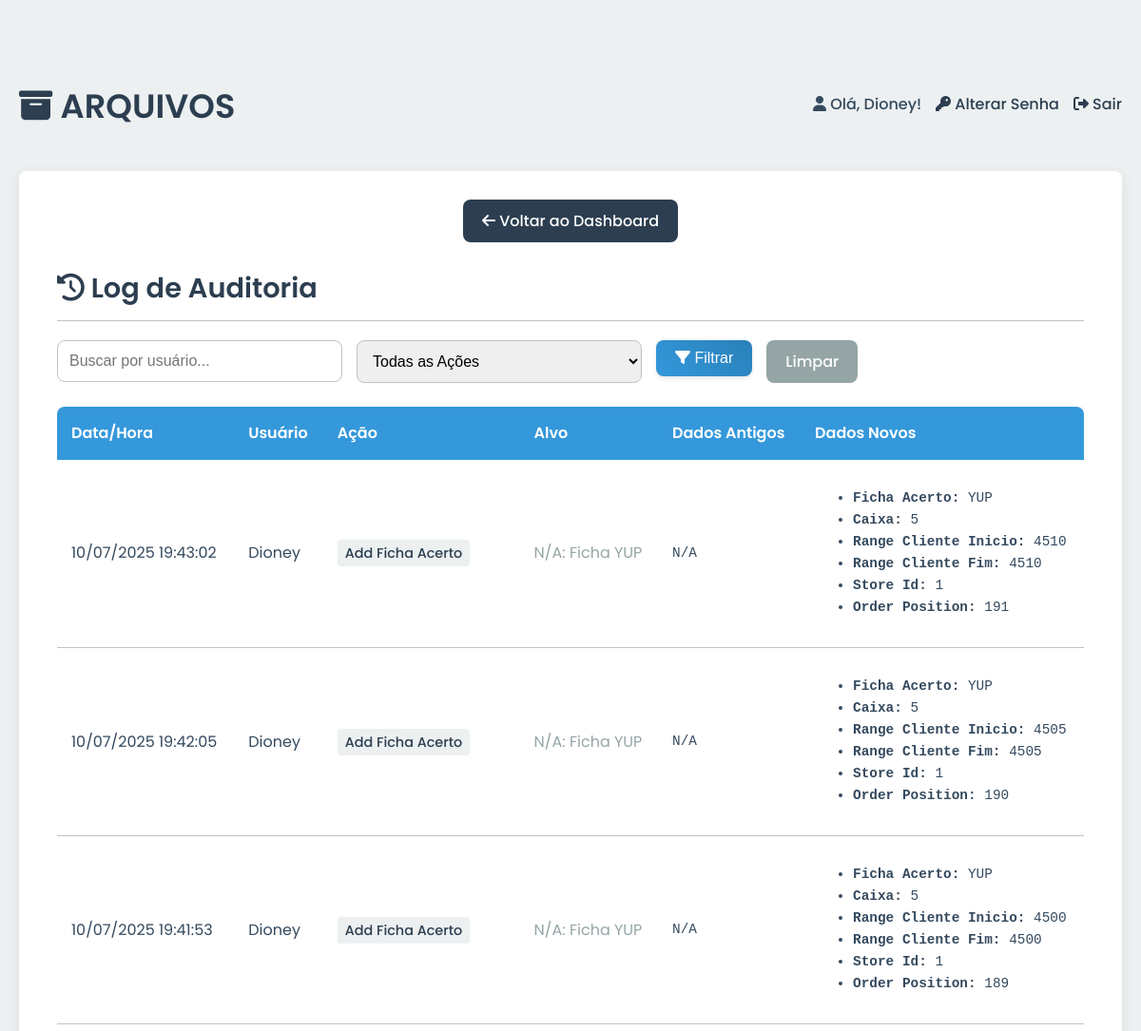
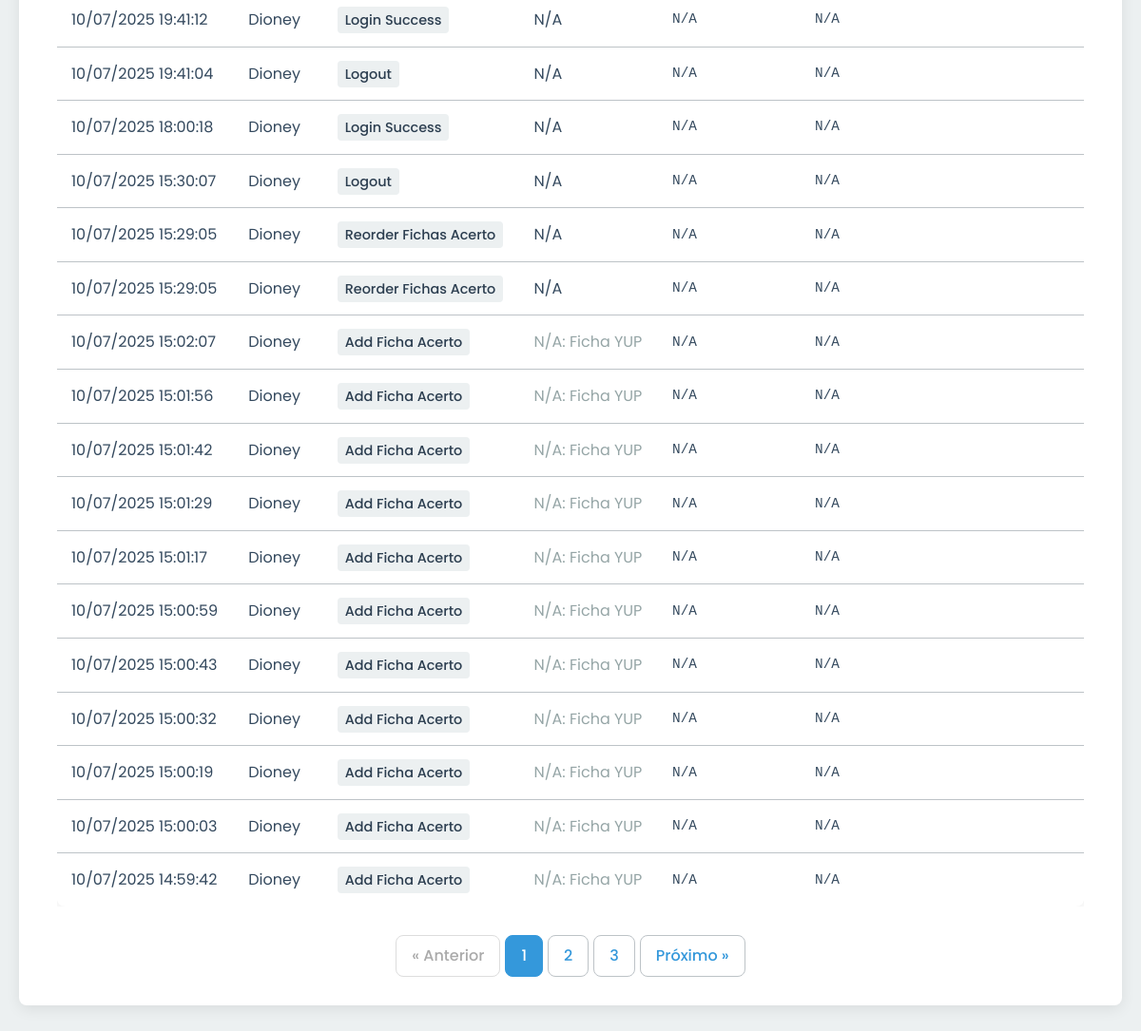
Screenshot of /super_admin/audit_log (signed in) with the database file from the repository (2 pictures, top to bottom).
### tables this page shows
CREATE TABLE audit_log (
            id INTEGER PRIMARY KEY AUTOINCREMENT,
            user_id INTEGER,
            username TEXT,
            action TEXT NOT NULL,
            target_type TEXT,
            target_id INTEGER,
            target_name TEXT,
            timestamp DATETIME DEFAULT CURRENT_TIMESTAMP, dados_antigos TEXT, dados_novos TEXT,
            FOREIGN KEY (user_id) REFERENCES users(id)
        );

### app.py (the view)
@app.route('/super_admin/audit_log')
@login_required
@role_required(['super_admin'])
def audit_log():
    db = get_db()
    page = request.args.get('page', 1, type=int)
    user_search = request.args.get('user_search', '').strip()
    action_filter = request.args.get('action_filter', '')
    base_query = "FROM audit_log WHERE 1=1"
    params = []
    if user_search:
        base_query += " AND username LIKE ?"
        params.append(f"%{user_search}%")
    if action_filter:
        base_query += " AND action = ?"
        params.append(action_filter)
    total_items = db.execute(f"SELECT COUNT(id) {base_query}", params).fetchone()[0]
    total_pages = (total_items + PER_PAGE - 1) // PER_PAGE if total_items > 0 else 1
    offset = (page - 1) * PER_PAGE
    logs = db.execute(f"SELECT * {base_query} ORDER BY timestamp DESC LIMIT ? OFFSET ?", params + [PER_PAGE, offset]).fetchall()
    distinct_actions = db.execute("SELECT DISTINCT action FROM audit_log ORDER BY action").fetchall()
    return render_template('super_admin/audit_log.html',
                           logs=logs,
                           distinct_actions=distinct_actions,
                           current_filters={'user': user_search, 'action': action_filter},
                           page=page,
                           total_pages=total_pages)

### app.py (called while the page is built)
@app.template_filter('datetime')
def format_datetime(value, fmt='%d/%m/%Y %H:%M:%S'):
    if value is None:
        return ""
    try:
        return datetime.strptime(value, '%Y-%m-%d %H:%M:%S.%f').strftime(fmt)
    except ValueError:
        try:
            return datetime.strptime(value, '%Y-%m-%d %H:%M:%S').strftime(fmt)
        except ValueError:
            return value

@app.template_filter('prettyjson')
def pretty_json_filter(value):
    if not value or value == 'null':
        return 'N/A'
    try:
        data = json.loads(value)
        html = "<ul>"
        for key, val in data.items():
            if key != 'password': # Não exibir senhas
                html += f"<li><strong>{key.replace('_', ' ').title()}:</strong> {val}</li>"
        html += "</ul>"
        return html
    except (json.JSONDecodeError, AttributeError):
        return value

def login_required(f):
    @wraps(f)
    def decorated_function(*args, **kwargs):
        if 'logged_in' not in session:
            if is_ajax_request():
                return jsonify({'status': 'error', 'message': 'Sessão expirada. Faça login novamente.'}), 401
            flash('Você precisa fazer login para acessar esta página.', 'danger')
            return redirect(url_for('admin_login'))
        return f(*args, **kwargs)
    return decorated_function

def role_required(allowed_roles):
    def decorator(f):
        @wraps(f)
        def decorated_function(*args, **kwargs):
            if not session.get('logged_in') or session.get('role') not in allowed_roles:
                if is_ajax_request():
                    return jsonify({'status': 'error', 'message': 'Você não tem permissão para esta ação.'}), 403
                log_action('access_denied', target_name=request.path)
                flash('Você não tem permissão para acessar esta página.', 'danger')
                return redirect(url_for('admin_dashboard'))
            return f(*args, **kwargs)
        return decorated_function
    return decorator

### database.py (called while the page is built)
def get_db():
    if 'db' not in g:
        g.db = sqlite3.connect(
            DATABASE
        )
        g.db.row_factory = sqlite3.Row
    return g.db

### templates/super_admin/audit_log.html (shortened to what this page needs)
{% extends "base.html" %}
{% block content %}
<div class="admin-nav">
    <a href="{{ url_for('super_admin_dashboard') }}"><i class="fas fa-arrow-left"></i> Voltar ao Dashboard</a>
</div>
<h2><i class="fas fa-history"></i> Log de Auditoria</h2>
<form method="GET" action="{{ url_for('audit_log') }}" class="form-section filter-form">
    <div class="filter-controls">
        <input type="text" name="user_search" placeholder="Buscar por usuário..." value="{{ current_filters.user }}">
        <select name="action_filter">
            <option value="">Todas as Ações</option>
        </select>
        <button type="submit" class="filter-btn"><i class="fas fa-filter"></i> Filtrar</button>
        <a href="{{ url_for('audit_log') }}" class="clear-btn">Limpar</a>
    </div>
</form>
<div class="table-wrapper">
    <table>
        <thead>
            <tr>
                <th>Data/Hora</th>
                <th>Usuário</th>
                <th>Ação</th>
                <th>Alvo</th>
                <th>Dados Antigos</th>
                <th>Dados Novos</th>
            </tr>
        </thead>
        <tbody>
            {% for log in logs %}
                {% set target_url = None %}
                {% if log.target_type == 'user' and log.target_id %}
                    {% set target_url = url_for('user_edit', user_id=log.target_id) %}
                {% elif log.target_type == 'patrimonio' and log.target_id %}
                    {% set target_url = url_for('patrimonio_edit', item_id=log.target_id) %}
                {% elif log.target_type == 'ficha_acerto' and log.target_id %}
                    {% set target_url = url_for('cobranca_fichas_acerto_edit', item_id=log.target_id) %}
                {% elif log.target_type == 'pagamento' and log.target_id %}
                    {% set target_url = url_for('contas_a_pagar_pagamentos_edit', item_id=log.target_id) %}
                {% elif log.target_type == 'documento_diverso' and log.target_id %}
                    {% set target_url = url_for('contas_a_pagar_diversos_edit', item_id=log.target_id) %}
                {% endif %}
                <tr>
                    <td>{{ log.timestamp | datetime }}</td>
                    <td>{{ log.username or 'Sistema' }}</td>
                    <td><span class="action-tag">{{ log.action | replace('_', ' ') | title }}</span></td>
                    <td>
                        {% if log.target_id %}
                            {% set is_deleted = 'delete' in log.action %}
                            <a href="{{ target_url if target_url and not is_deleted else '#' }}"
                               class="{{ 'disabled-link' if is_deleted or not target_url else '' }}"
                               title="{{ 'Item excluído ou sem link' if is_deleted or not target_url else 'Ver item' }}">
                                {{ log.target_type | replace('_', ' ') | title if log.target_type else 'N/A' }}: {{ log.target_name or log.target_id }}
                            </a>
                        {% else %}
                            {{ log.target_name or 'N/A' }}
                        {% endif %}
                    </td>
                    <td class="log-data">{{ log.dados_antigos | prettyjson | safe }}</td>
                    <td class="log-data">{{ log.dados_novos | prettyjson | safe }}</td>
                </tr>
            {% endfor %}
        </tbody>
    </table>
</div>
{% include '_pagination.html' %}
{% endblock %}

### static/css/style.css (style rules this page uses)
:root { --primary-color: #3498db; --primary-hover: #2980b9; --secondary-color: #2c3e50; --danger-color: #e74c3c; --warning-color: #f1c40f; --success-color: #2ecc71; --bg-color: #ecf0f1; --card-bg-color: #ffffff; --text-color: #34495e; --border-color: #bdc3c7; --border-radius: 8px; --box-shadow: 0 4px 15px rgba(0, 0, 0, 0.08); --transition-speed: 0.3s; }
body { font-family: 'Poppins', sans-serif; background-color: var(--bg-color); color: var(--text-color); line-height: 1.6; margin: 0; }
h1, h2 { color: var(--secondary-color); font-weight: 600; }
h2 { font-size: 1.8rem; margin-top: 0; margin-bottom: 20px; padding-bottom: 10px; border-bottom: 1px solid var(--border-color); }
.admin-nav { display: flex; justify-content: center; align-items: center; gap: 15px; flex-wrap: wrap; margin-bottom: 25px; }
.admin-nav a { background: var(--secondary-color); color: #fff; padding: 10px 20px; border-radius: var(--border-radius); text-decoration: none; font-weight: 500; transition: background-color var(--transition-speed), transform var(--transition-speed); }
.form-section { margin-bottom: 30px; }
form { display: flex; flex-direction: column; gap: 18px; }
form input, form select, form textarea { padding: 12px; border: 1px solid var(--border-color); border-radius: var(--border-radius); width: 100%; box-sizing: border-box; font-size: 1rem; transition: all var(--transition-speed); }
form button { background: linear-gradient(45deg, var(--primary-color), #2980b9); color: white; padding: 12px 25px; border: none; border-radius: var(--border-radius); cursor: pointer; font-size: 1rem; font-weight: 600; transition: all var(--transition-speed); align-self: flex-start; box-shadow: 0 2px 5px rgba(0,0,0,0.1); }
.table-wrapper { overflow-x: auto; }
table { width: 100%; border-collapse: collapse; background: #fff; border-radius: var(--border-radius); box-shadow: var(--box-shadow); overflow: hidden; }
table th { background: var(--primary-color); color: #fff; padding: 15px; text-align: left; font-weight: 600; }
table td { padding: 15px; border-bottom: 1px solid var(--border-color); vertical-align: middle; }
table tbody tr:last-child td { border-bottom: none; }
.filter-form { margin-bottom: 25px; }
.filter-controls { display: flex; flex-wrap: wrap; gap: 15px; align-items: center; }
.filter-controls input, .filter-controls select { flex-grow: 1; max-width: 300px; }
.filter-btn, .clear-btn { padding: 10px 20px; border: none; border-radius: var(--border-radius); cursor: pointer; text-decoration: none; font-weight: 500; transition: all var(--transition-speed); }
.filter-btn { background-color: var(--primary-color); color: white; }
.clear-btn { background-color: #95a5a6; color: white; }
.action-tag { background-color: #ecf0f1; color: var(--secondary-color); padding: 4px 8px; border-radius: 4px; font-size: 0.9em; font-weight: 500; }
.log-data { font-family: 'Courier New', Courier, monospace; font-size: 0.9em; max-width: 300px; word-wrap: break-word; }
.disabled-link { color: #95a5a6; text-decoration: none; pointer-events: none; }

### rows the page displays
audit_log: timestamp "10/07/2025 19:43:02", username "Dioney", action "Add Ficha Acerto", target_type "N/A", target_name "Ficha YUP", dados_antigos|prettyjson "N/A", dados_novos|prettyjson "Ficha Acerto: YUP Caixa: 5 Range Cliente Inicio: 4510 Range Cliente Fim: 4510 Store Id: 1 Order Position: 191"
audit_log: timestamp "10/07/2025 19:42:05", username "Dioney", action "Add Ficha Acerto", target_type "N/A", target_name "Ficha YUP", dados_antigos|prettyjson "N/A", dados_novos|prettyjson "Ficha Acerto: YUP Caixa: 5 Range Cliente Inicio: 4505 Range Cliente Fim: 4505 Store Id: 1 Order Position: 190"
audit_log: timestamp "10/07/2025 19:41:53", username "Dioney", action "Add Ficha Acerto", target_type "N/A", target_name "Ficha YUP", dados_antigos|prettyjson "N/A", dados_novos|prettyjson "Ficha Acerto: YUP Caixa: 5 Range Cliente Inicio: 4500 Range Cliente Fim: 4500 Store Id: 1 Order Position: 189"
audit_log: timestamp "10/07/2025 19:41:12", username "Dioney", action "Login Success", target_name "N/A", dados_antigos|prettyjson "N/A", dados_novos|prettyjson "N/A"
audit_log: timestamp "10/07/2025 19:41:04", username "Dioney", action "Logout", target_name "N/A", dados_antigos|prettyjson "N/A", dados_novos|prettyjson "N/A"
audit_log: timestamp "10/07/2025 18:00:18", username "Dioney", action "Login Success", target_name "N/A", dados_antigos|prettyjson "N/A", dados_novos|prettyjson "N/A"
audit_log: timestamp "10/07/2025 15:30:07", username "Dioney", action "Logout", target_name "N/A", dados_antigos|prettyjson "N/A", dados_novos|prettyjson "N/A"
audit_log: timestamp "10/07/2025 15:29:05", username "Dioney", action "Reorder Fichas Acerto", target_name "N/A", dados_antigos|prettyjson "N/A", dados_novos|prettyjson "N/A"
audit_log: timestamp "10/07/2025 15:29:05", username "Dioney", action "Reorder Fichas Acerto", target_name "N/A", dados_antigos|prettyjson "N/A", dados_novos|prettyjson "N/A"
audit_log: timestamp "10/07/2025 15:02:07", username "Dioney", action "Add Ficha Acerto", target_type "N/A", target_name "Ficha YUP", dados_antigos|prettyjson "N/A", dados_novos|prettyjson "N/A"
audit_log: timestamp "10/07/2025 15:01:56", username "Dioney", action "Add Ficha Acerto", target_type "N/A", target_name "Ficha YUP", dados_antigos|prettyjson "N/A", dados_novos|prettyjson "N/A"
audit_log: timestamp "10/07/2025 15:01:42", username "Dioney", action "Add Ficha Acerto", target_type "N/A", target_name "Ficha YUP", dados_antigos|prettyjson "N/A", dados_novos|prettyjson "N/A"
audit_log: timestamp "10/07/2025 15:01:29", username "Dioney", action "Add Ficha Acerto", target_type "N/A", target_name "Ficha YUP", dados_antigos|prettyjson "N/A", dados_novos|prettyjson "N/A"
audit_log: timestamp "10/07/2025 15:01:17", username "Dioney", action "Add Ficha Acerto", target_type "N/A", target_name "Ficha YUP", dados_antigos|prettyjson "N/A", dados_novos|prettyjson "N/A"
audit_log: timestamp "10/07/2025 15:00:59", username "Dioney", action "Add Ficha Acerto", target_type "N/A", target_name "Ficha YUP", dados_antigos|prettyjson "N/A", dados_novos|prettyjson "N/A"
audit_log: timestamp "10/07/2025 15:00:43", username "Dioney", action "Add Ficha Acerto", target_type "N/A", target_name "Ficha YUP", dados_antigos|prettyjson "N/A", dados_novos|prettyjson "N/A"
audit_log: timestamp "10/07/2025 15:00:32", username "Dioney", action "Add Ficha Acerto", target_type "N/A", target_name "Ficha YUP", dados_antigos|prettyjson "N/A", dados_novos|prettyjson "N/A"
audit_log: timestamp "10/07/2025 15:00:19", username "Dioney", action "Add Ficha Acerto", target_type "N/A", target_name "Ficha YUP", dados_antigos|prettyjson "N/A", dados_novos|prettyjson "N/A"
audit_log: timestamp "10/07/2025 15:00:03", username "Dioney", action "Add Ficha Acerto", target_type "N/A", target_name "Ficha YUP", dados_antigos|prettyjson "N/A", dados_novos|prettyjson "N/A"
audit_log: timestamp "10/07/2025 14:59:42", username "Dioney", action "Add Ficha Acerto", target_type "N/A", target_name "Ficha YUP", dados_antigos|prettyjson "N/A", dados_novos|prettyjson "N/A"

### other values shown
{{ session.username }} "Dioney"
{{ p }} "1"
{{ p }} "2" "3"
